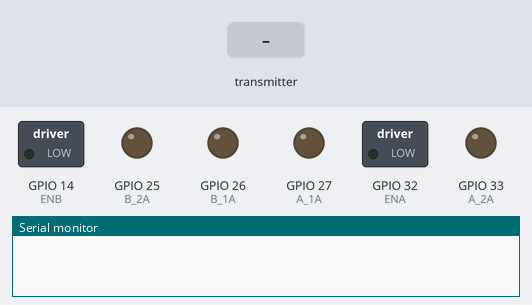
A sketch run on a simulated ESP32. On the bench: switched loads named in the sketch (green lamp = pin HIGH), output pins drawn as LEDs (lit = HIGH), the last lines printed to the serial monitor. The inputs (shaded band) are chosen by the test bench.

Above: at 1.2 s.
1.3 s: the transmitter starts sending x = 0
At 2.1 s:
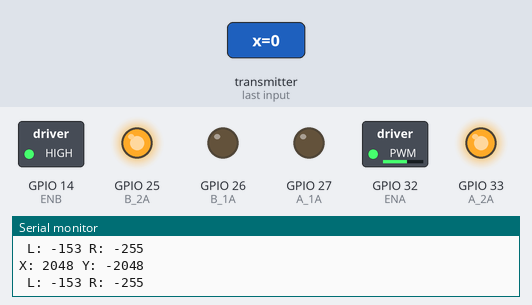
2.8 s: the transmitter starts sending y = 1024
At 3.2 s:
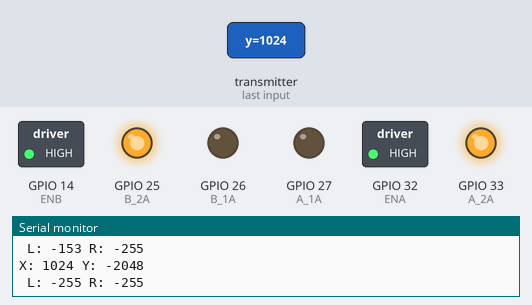
4.3 s: the transmitter starts sending x = 1024
At 5.5 s:
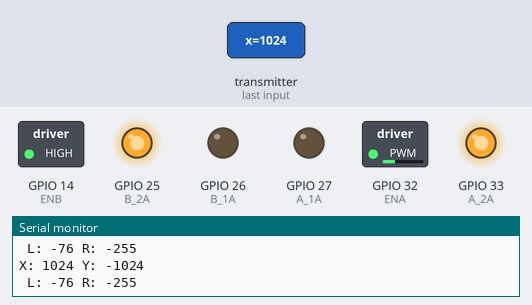
5.8 s: the transmitter starts sending y = 0
At 6.7 s:
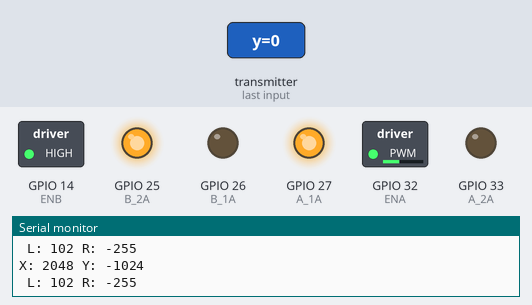
7.3 s: the transmitter starts sending x = 2048
At 7.8 s:
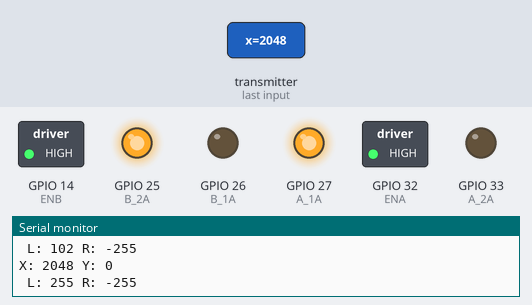
8.8 s: the transmitter starts sending y = 4095
At 10.2 s:
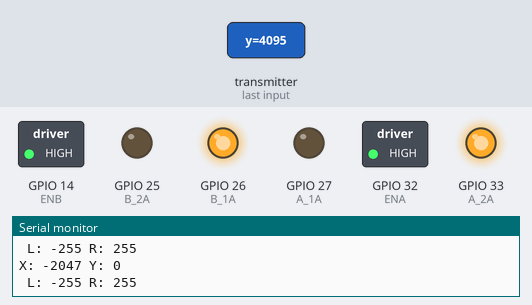
Timing chart, 0 to 11.3 s (numbered marks = the images above; inputs shaded):
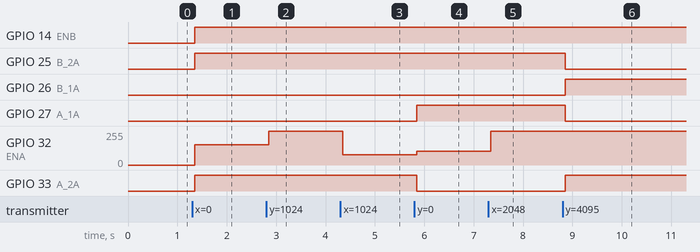

The sketch:

car.ino
```cpp
#include <WiFi.h>
#include <esp_now.h>

// DIRECTION PINS
#define A_1A 27
#define A_2A 33
#define B_1A 26
#define B_2A 25

// PWM PINS
#define ENA 32
#define ENB 14

typedef struct {
  int x;
  int y;
  int button;
} JoystickData;

JoystickData data;

// PWM channels
const int freq = 1000;
const int resolution = 8;

void setupPWM() {
  ledcAttach(ENA, freq, resolution);
  ledcAttach(ENB, freq, resolution);
}

// MOTOR CONTROL
void setMotor(int leftSpeed, int rightSpeed) {

  // direction LEFT
  if(leftSpeed > 0){
    digitalWrite(A_1A, HIGH);
    digitalWrite(A_2A, LOW);
  }else if(leftSpeed < 0){
    digitalWrite(A_1A, LOW);
    digitalWrite(A_2A, HIGH);
  }else{
    digitalWrite(A_1A, LOW);
    digitalWrite(A_2A, LOW);
  }

  // direction RIGHT
  if(rightSpeed > 0){
    digitalWrite(B_1A, HIGH);
    digitalWrite(B_2A, LOW);
  }else if(rightSpeed < 0){
    digitalWrite(B_1A, LOW);
    digitalWrite(B_2A, HIGH);
  }else{
    digitalWrite(B_1A, LOW);
    digitalWrite(B_2A, LOW);
  }

  // PWM speed (0–255)
  ledcWrite(ENA, abs(leftSpeed));
  ledcWrite(ENB, abs(rightSpeed));
}

// STOP
void stopMotors() {
  ledcWrite(ENA, 0);
  ledcWrite(ENB, 0);

  digitalWrite(A_1A, LOW);
  digitalWrite(A_2A, LOW);
  digitalWrite(B_1A, LOW);
  digitalWrite(B_2A, LOW);
}

// ESP-NOW receive
void OnDataRecv(const esp_now_recv_info_t *info, const uint8_t *incomingData, int len) {
  memcpy(&data, incomingData, sizeof(data));

  int y = data.x - 2048;
  int x = 2048 - data.y;

  int leftMotor  = (y + x * 0.7)/4;
  int rightMotor = (y - x * 0.7)/4;

  leftMotor  = constrain(leftMotor,  -255, 255);
  rightMotor = constrain(rightMotor, -255, 255);

  Serial.print("X: ");
  Serial.print(x);
  Serial.print(" Y: ");
  Serial.println(y);
  Serial.print(" L: ");
  Serial.print(leftMotor);
  Serial.print(" R: ");
  Serial.println(rightMotor);

  if (abs(x) < 200 and abs(y) < 200){
    stopMotors();
    return;
  }


  setMotor(leftMotor, rightMotor);
}

void setup() {
  Serial.begin(115200);

  WiFi.mode(WIFI_STA);

  if (esp_now_init() != ESP_OK) {
    Serial.println("ESP-NOW init failed");
    return;
  }

  esp_now_register_recv_cb(OnDataRecv);

  pinMode(A_1A, OUTPUT);
  pinMode(A_2A, OUTPUT);
  pinMode(B_1A, OUTPUT);
  pinMode(B_2A, OUTPUT);

  setupPWM();

  stopMotors();
}

void loop() {}
```

Measured:
- after the input at 1.3 s, GPIO 14 (ENB), GPIO 25 (B_2A), GPIO 33 (A_2A): LOW → HIGH after 0.05 s; GPIO 32 (ENA): 0/255 → 152/255 after 0.05 s
- after the input at 2.8 s, GPIO 32 (ENA): 152/255 → 255/255 after 0.05 s
- after the input at 4.3 s, GPIO 32 (ENA): 255/255 → 76/255 after 0.05 s
- after the input at 5.8 s, GPIO 27 (A_1A): LOW → HIGH after 0.05 s; GPIO 32 (ENA): 76/255 → 102/255 after 0.05 s; GPIO 33 (A_2A): HIGH → LOW after 0.05 s
- after the input at 7.3 s, GPIO 32 (ENA): 102/255 → 255/255 after 0.05 s
- after the input at 8.8 s, GPIO 25 (B_2A), GPIO 27 (A_1A): HIGH → LOW after 0.05 s; GPIO 26 (B_1A), GPIO 33 (A_2A): LOW → HIGH after 0.05 s
